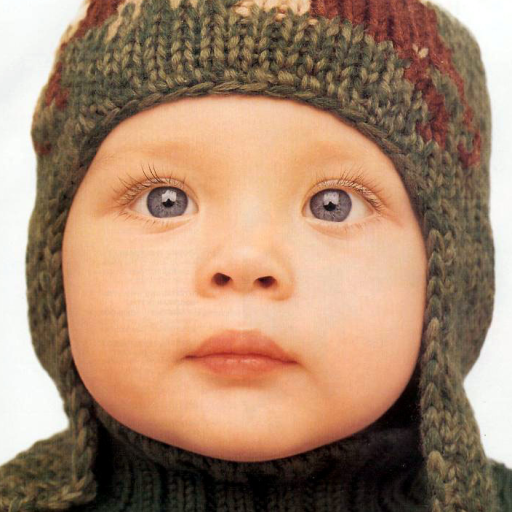
#> input picture test_imgs/baby.png, 512 x 512 px, given as the content of the folder C:/e/SR_datasets/level6_process/test/down_cubic, which was not available
$ jupyter execute set5_process.ipynb
#> lines starting #> are read from the running program, lines starting #| are printed output that depends on the picture; pictures that were not available may be replaced by others from this repository, and a replacement may not be noted
[cell 1]
import cv2
import numpy as np
import glob
import random

def cv_imread( file_path ="C:/e/学习资料/2/毕业设计/data/picture - level4/0.jpeg" ):
#> called with file_path = '_only/baby.png'
    cv_img=cv2.imdecode(np.fromfile(file_path,dtype=np.uint8),-1)
#> cv_img is the input picture: shape (512, 512, 3); mean B, G, R 109.5, 134.2, 166.9
## imdecode读取的是rgb，如果后续需要opencv处理的话，需要转换成bgr，转换后图片颜色会变化
    #cv_img=cv2.cvtColor(cv_img,cv2.COLOR_RGB2BGR)
    return cv_img

def rotate_bound1(image, angle):
    '''
     . 旋转图片
     . @param image    opencv读取后的图像
     . @param angle    (逆)旋转角度
    '''

    # img = cv2.imread("img/1.jpg")
    (h, w) = image.shape[:2]  # 返回(高,宽,色彩通道数),此处取前两个值返回
    # 抓取旋转矩阵(应用角度的负值顺时针旋转)。参数1为旋转中心点;参数2为旋转角度,正的值表示逆时针旋转;参数3为各向同性的比例因子
    M = cv2.getRotationMatrix2D((w / 2, h / 2), -angle, 1.0)
    # 计算图像的新边界维数
    newW = int((h * np.abs(M[0, 1])) + (w * np.abs(M[0, 0])))
    newH = int((h * np.abs(M[0, 0])) + (w * np.abs(M[0, 1])))
    # 调整旋转矩阵以考虑平移
    M[0, 2] += (newW - w) / 2
    M[1, 2] += (newH - h) / 2
    # 执行实际的旋转并返回图像
    return cv2.warpAffine(image, M, (newW, newH)) # borderValue 缺省，默认是黑色


# [113 lines left out: functions process, processTest, process_batch, not called in this run]

'''
  cv2.namedWindow("image")
    cv2.imshow("image", img)    # 显示图像
    cv2.waitKey(5000)   # 默认为0，无限等待
    cv2.destroyAllWindows()
'''

file = 'C:/e/SR_datasets/archive2/train/12074.jpg' # 25098
filepath = r'C:\e\SR_datasets\SR\SR_training_datasets\BSDS200\*.png'
t_num = 0
#t_num = process_batch(filepath = filepath,n1 = 0,w = 96,interval= 41)
ct = t_num
#t_num = process_batch(filepath = filepath,n1=ct,w=96,interval=13)
ct = t_num
#t_num = process_batch(filepath = filepath,n1=ct,w=64,interval=19)
ct = t_num
#t_num = process_batch(filepath = filepath,n1=ct,w=64,interval=27)
print ( ct)

# [4 lines of commented-out code are left out]

test_img = 'C:/e/SR_datasets/SR/SR_testing_datasets/Set5/butterfly.png'
n1 = 0#processTest( test_img,0,64)
print (n1)

[cell 2]
def processtest ( file_path):
    cnt = 0
    for jpgfile in glob.glob(file_path):
        img = cv_imread ( jpgfile )

        rest = cv2.resize ( img,None, fx=0.25,fy =0.25)  # 下采样
        #print ( rest.shape)
        rest2 = cv2.resize(rest,None, fx=4,fy =4,interpolation = cv2.INTER_CUBIC) # 上采样双三次插值
        #print ( rest2.shape)
        cnt = cnt+1
        print (img.shape)
#| (512, 512, 3)

        #cv2.imwrite ("C:/e/SR_datasets/level6_process/test/down_cubic/t"+str(cnt)+".png",img)
        #cv2.imwrite ("C:/e/SR_datasets/level6_process/test/down_cubic/down"+str(cnt)+".png",rest)
        #cv2.imwrite ("C:/e/SR_datasets/level6_process/test/down_cubic/cubic"+str(cnt)+".png",rest2)


    cnt=0
    return cnt
#C:\e\SR_datasets\level6_process\test\sub_img
test_img = r'C:\e\SR_datasets\level6_process\test\down_cubic\*.png'
#r'C:\e\SR_datasets\SR\SR_testing_datasets\Set5\*.png'

i = processtest(test_img)
print ( i)

[cell 3]
def process_down ( file_path,num,w,interval):
#> called with file_path = '_only/baby.png', num = 0, w = 96, interval = 41
    img = cv_imread ( file_path )
    width ,length, channels = img.shape
#> width = 512; length = 512; channels = 3
    t = random.choice ( [0,1,2,3])
    if  t==1 :
        img = rotate_bound1 ( img,90)

    if t==2:
        img = rotate_bound1 ( img,180)

    if t == 3:
        img = rotate_bound1 ( img,270)


    #img = img[0:480,0:320,:]
    width ,length, channels = img.shape
    print ( img.shape)
#| (512, 512, 3)
    i = 0
    cnt = num

    while ( i + w ) < width:
        j =0
        while (j +w ) < length:
            sub_img1 = img[i:i+w,j:j+w,:]
            re = cv2.imwrite ("C:/e/SR_datasets/SR/processed/gan_data/HR/"+str(cnt)+".jpg",sub_img1)
            rest = cv2.resize ( sub_img1,None, fx=0.25,fy =0.25)  # 下采样
            re2 =cv2.imwrite ("C:/e/SR_datasets/SR/processed/gan_data/LR/"+str(cnt)+".jpg",rest)

            cnt = cnt + 1
            j = j+interval


        i = i+interval
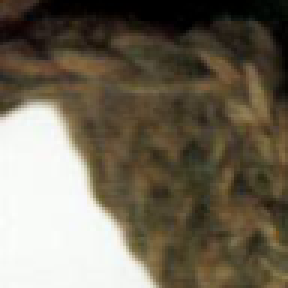
#> sub_img1: shape (96, 96, 3) (shown 3 times larger); mean B, G, R 86.5, 103, 111.6
#> after the loop, cnt = 121; i = 451

    return cnt

def process_b (filepath,n1,w,interval ):
    num = n1
    for jpgfile in glob.glob(filepath):
        num2 = process_down(jpgfile,num,w,interval)
#> num2 = 121
        num = num2
#> num = 121

    return num

filepath = r'C:\e\SR_datasets\SR\SR_training_datasets\BSDS200\*.png'
t_num = process_b(filepath = filepath,n1 = 0,w = 96,interval= 41)
#> t_num = 121
ct = t_num
#> ct = 121
t_num = process_b(filepath = filepath,n1=ct,w=96,interval=27)
#> call 2 of process_down, with file_path = '_only/baby.png', num = 121, w = 96, interval = 27
#| (512, 512, 3)
#> after the loop in process_down (call 2), `while ( i + w ) < width:`:
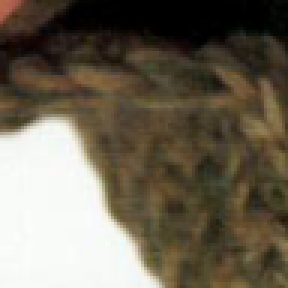
#> sub_img1: shape (96, 96, 3) (shown 3 times larger); mean B, G, R 85, 100.4, 108.8
#> after the loop in process_down (call 2), `while ( i + w ) < width:`: cnt = 377; i = 432
#> t_num = 377
filepath2 = r'C:\e\SR_datasets\SR\SR_training_datasets\General100\*.png'
ct = t_num
#> ct = 377
t_num = process_b(filepath = filepath2,n1 = ct,w = 96,interval= 41)
#> call 3 of process_down, with file_path = '_only/baby.png', num = 377, w = 96, interval = 41
#| (512, 512, 3)
#> the loop in process_down (call 3), `while ( i + w ) < width:` made 11 passes
#> pass 1, in process_down (call 3), `re = cv2.imwrite ("C:/e/SR_datasets/SR/processed/gan_data/HR/"+str(cnt..`:
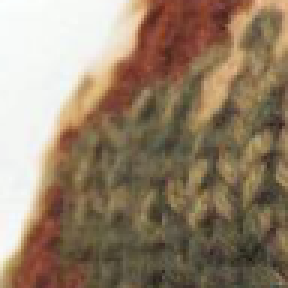
#> saved as 378.jpg: shape (96, 96, 3) (shown 3 times larger); mean B, G, R 106.5, 128.6, 147.8
#> after the loop in process_down (call 3), `while ( i + w ) < width:`:
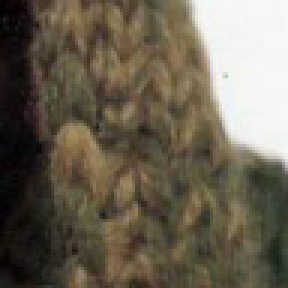
#> sub_img1: shape (96, 96, 3) (shown 3 times larger); mean B, G, R 82.8, 98.4, 106.7
#> after the loop in process_down (call 3), `while ( i + w ) < width:`: cnt = 498; i = 451
#> t_num = 498
ct = t_num
#> ct = 498
t_num = process_b(filepath = filepath2,n1=ct,w=96,interval=27)
#> call 4 of process_down, with file_path = '_only/baby.png', num = 498, w = 96, interval = 27
#> call 3 of rotate_bound1, with angle = 180
#> in rotate_bound1 (call 3), `return cv2.warpAffine(image, M, (newW, newH))`:
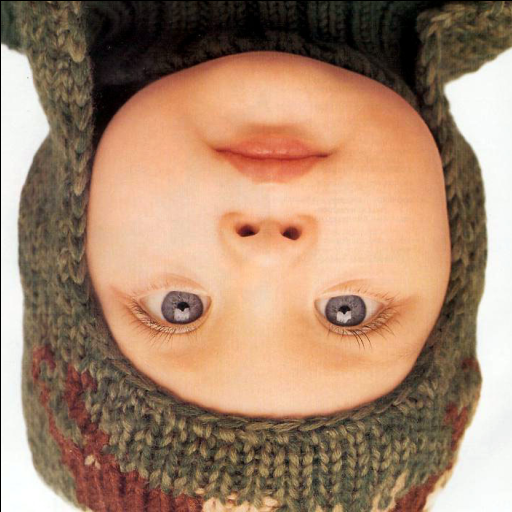
#> returned value: shape (512, 512, 3); mean of channels 0, 1, 2 108.7, 133.5, 166.1; drawn as B, G, R
#| (512, 512, 3)
#> the loop in process_down (call 4), `while ( i + w ) < width:` made 16 passes
#> pass 1, in process_down (call 4), `re = cv2.imwrite ("C:/e/SR_datasets/SR/processed/gan_data/HR/"+str(cnt..`:
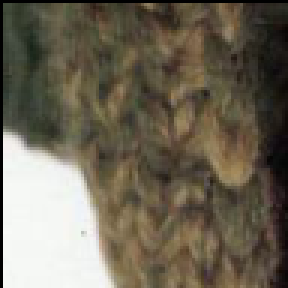
#> saved as 498.jpg: shape (96, 96, 3) (shown 3 times larger); mean B, G, R 85.7, 101.8, 109.4
#> pass 1, in process_down (call 4), `re = cv2.imwrite ("C:/e/SR_datasets/SR/processed/gan_data/HR/"+str(cnt..`:
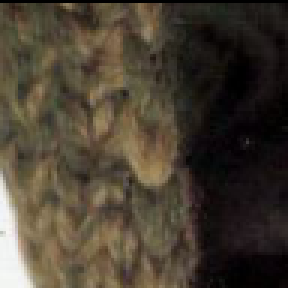
#> saved as 499.jpg: shape (96, 96, 3) (shown 3 times larger); mean B, G, R 49.8, 63, 72.1
#> after the loop in process_down (call 4), `while ( i + w ) < width:`:
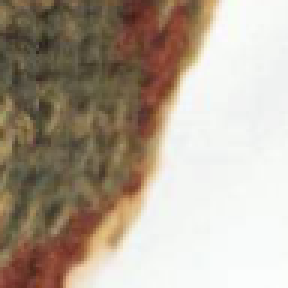
#> sub_img1: shape (96, 96, 3) (shown 3 times larger); mean B, G, R 146.9, 162.6, 175.7
#> after the loop in process_down (call 4), `while ( i + w ) < width:`: cnt = 754; i = 432
#> t_num = 754
ct = t_num
#> ct = 754
print ( ct )
#| 754

[cell 4]
filepath3 = r'C:\e\SR_datasets\SR\SR_training_datasets\T91\*.png'
ct = t_num
t_num = process_b(filepath = filepath3,n1 = ct,w = 96,interval= 41)
#| (512, 512, 3)
#> the loop in process_down (call 5), `while ( i + w ) < width:` made 11 passes
#> pass 1, in process_down (call 5), `re = cv2.imwrite ("C:/e/SR_datasets/SR/processed/gan_data/HR/"+str(cnt..`:
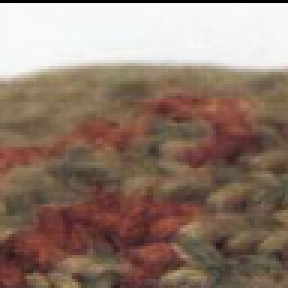
#> saved as 756.jpg: shape (96, 96, 3) (shown 3 times larger); mean B, G, R 108.9, 122.4, 144.1
#> after the loop in process_down (call 5), `while ( i + w ) < width:`: cnt = 875; i = 451
#> t_num = 875
ct = t_num
#> ct = 875
t_num = process_b(filepath = filepath3,n1=ct,w=96,interval=27)
#| (512, 512, 3)
#> the loop in process_down (call 6), `while ( i + w ) < width:` made 16 passes
#> pass 1, in process_down (call 6), `re2 =cv2.imwrite ("C:/e/SR_datasets/SR/processed/gan_data/LR/"+str(cnt..`:
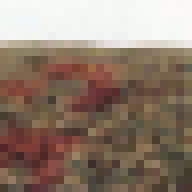
#> saved as 879.jpg: shape (24, 24, 3) (shown 8 times larger); mean B, G, R 111.2, 125.2, 144.3
#> after the loop in process_down (call 6), `while ( i + w ) < width:`: cnt = 1131; i = 432
#> t_num = 1131
ct = t_num
#> ct = 1131
print ( ct )
#| 1131

$ run again, on test_imgs/bird.png
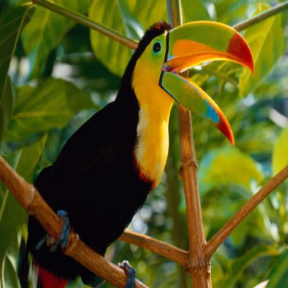
#> input picture test_imgs/bird.png, 288 x 288 px, given as the content of the folder C:/e/SR_datasets/level6_process/test/down_cubic, which was not available
#> in cv_imread, cv_img is the input picture: shape (288, 288, 3); mean B, G, R 27, 88.5, 88
#| (288, 288, 3)
#| (288, 288, 3)
#> after the loop in process_down, `while ( i + w ) < width:`: cnt = 25; i = 205
#> num2 = 25
#| (288, 288, 3)
#> `t_num = process_b(filepath = filepath,n1=ct,w=96,interval=27)`: t_num = 89
#| (288, 288, 3)
#> `t_num = process_b(filepath = filepath2,n1 = ct,w = 96,interval= 41)`: t_num = 114
#| (288, 288, 3)
#> after the loop in process_down (call 4), `while ( i + w ) < width:`:
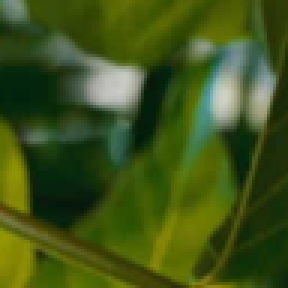
#> sub_img1: shape (96, 96, 3) (shown 3 times larger); mean B, G, R 25.2, 84.5, 63.7
#> after the loop in process_down (call 4), `while ( i + w ) < width:`: cnt = 178; i = 216
#> `t_num = process_b(filepath = filepath2,n1=ct,w=96,interval=27)`: t_num = 178
#| 178
#| (288, 288, 3)
#> `t_num = process_b(filepath = filepath3,n1 = ct,w = 96,interval= 41)`: t_num = 203
#| (288, 288, 3)
#> the loop in process_down (call 6), `while ( i + w ) < width:` made 8 passes
#> pass 1, in process_down (call 6), `re2 =cv2.imwrite ("C:/e/SR_datasets/SR/processed/gan_data/LR/"+str(cnt..`:
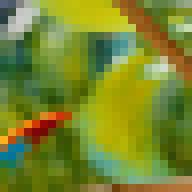
#> saved as 207.jpg: shape (24, 24, 3) (shown 8 times larger); mean B, G, R 44.6, 134.7, 120.8
#> after the loop in process_down (call 6), `while ( i + w ) < width:`: cnt = 267; i = 216
#> `t_num = process_b(filepath = filepath3,n1=ct,w=96,interval=27)`: t_num = 267
#| 267
